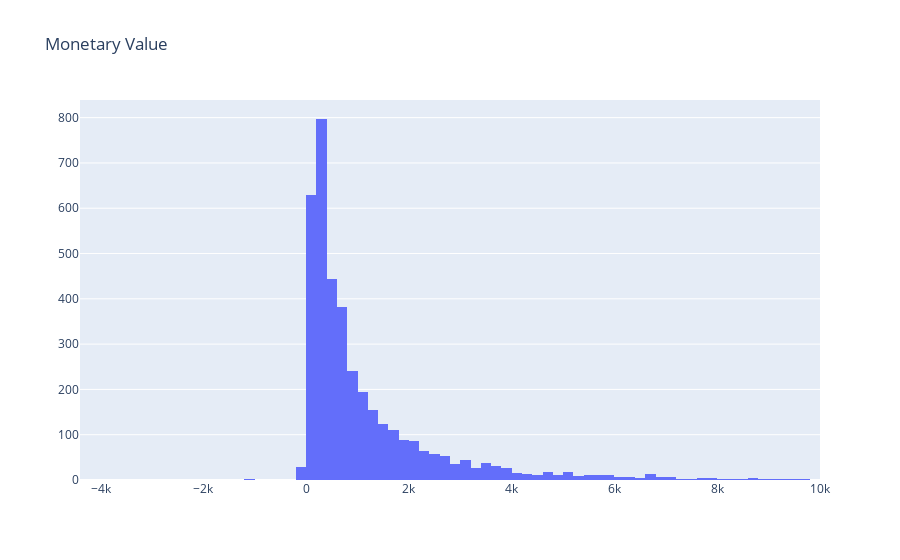

The notebook cell this image was saved under:
### Code cell
#plot the histogram

plot_data = [
    go.Histogram(
        x=tx_user.query('Revenue < 10000')['Revenue']
    )
]

plot_layout = go.Layout(
        title='Monetary Value'
    )
fig = go.Figure(data=plot_data, layout=plot_layout)
pyoff.iplot(fig)

### Figure 1 — Plotly figure (JSON) as saved in the notebook; plotly's stock layout.template omitted (floating-point values rounded to 4 significant figures; data arrays with more than 128 entries replaced by an {"elided": "..."} marker saying what was removed)
{"data": [{"type": "histogram", "x": {"elided": "3870 float values"}}], "layout": {"title": {"text": "Monetary Value"}}}
